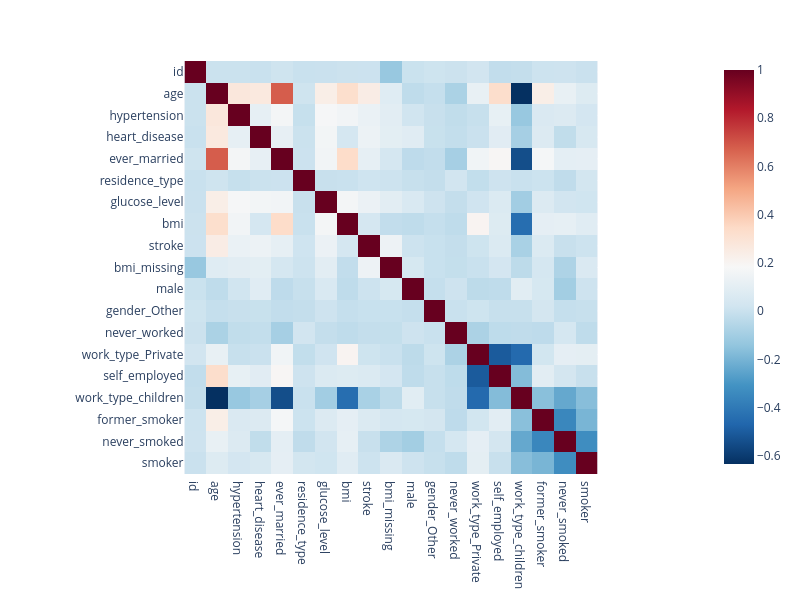

The code cell stored with this chart in its notebook:
### Markdown cell above
Correlation

### Code cell
import plotly.express as px

# update column names for readability
data_encoded=data_encoded.rename(columns={"smoking_status_formerly smoked":"former_smoker",
                                          "smoking_status_smokes":"smoker",
                                          "work_type_Self-employed":"self_employed",
                                          "work_type_Never_worked":"never_worked",
                                          "gender_Male":"male",
                                          "avg_glucose_level":"glucose_level",
                                          "smoking_status_never smoked":"never_smoked",})

# calculate correlations
correlation=data_encoded.corr()

# create correlation heatmap
correlation_heatmap=px.imshow(correlation, color_continuous_scale="RdBu_r", height=600, width=800)
correlation_heatmap.show()

### Figure 1 — Plotly figure (JSON) as saved in the notebook; plotly's stock layout.template omitted (floating-point values rounded to 4 significant figures; data arrays with more than 128 entries replaced by an {"elided": "..."} marker saying what was removed)
{"data": [{"coloraxis": "coloraxis", "name": "0", "x": ["id", "age", "hypertension", "heart_disease", "ever_married", "residence_type", "glucose_level", "bmi", "stroke", "bmi_missing", "male", "gender_Other", "never_worked", "work_type_Private", "self_employed", "work_type_children", "former_smoker", "never_smoked", "smoker"], "y": ["id", "age", "hypertension", "heart_disease", "ever_married", "residence_type", "glucose_level", "bmi", "stroke", "bmi_missing", "male", "gender_Other", "never_worked", "work_type_Private", "self_employed", "work_type_children", "former_smoker", "never_smoked", "smoker"], "z": {"elided": "19x19 float values"}, "type": "heatmap", "xaxis": "x", "yaxis": "y", "hovertemplate": "x: %{x}<br>y: %{y}<br>color: %{z}<extra></extra>"}], "layout": {"xaxis": {"anchor": "y", "domain": [0.0, 1.0], "scaleanchor": "y", "constrain": "domain"}, "yaxis": {"anchor": "x", "domain": [0.0, 1.0], "autorange": "reversed", "constrain": "domain"}, "coloraxis": {"colorscale": [[0.0, "rgb(5,48,97)"], [0.1, "rgb(33,102,172)"], [0.2, "rgb(67,147,195)"], [0.3, "rgb(146,197,222)"], [0.4, "rgb(209,229,240)"], [0.5, "rgb(247,247,247)"], [0.6, "rgb(253,219,199)"], [0.7, "rgb(244,165,130)"], [0.8, "rgb(214,96,77)"], [0.9, "rgb(178,24,43)"], [1.0, "rgb(103,0,31)"]]}, "margin": {"t": 60}, "height": 600, "width": 800}}
